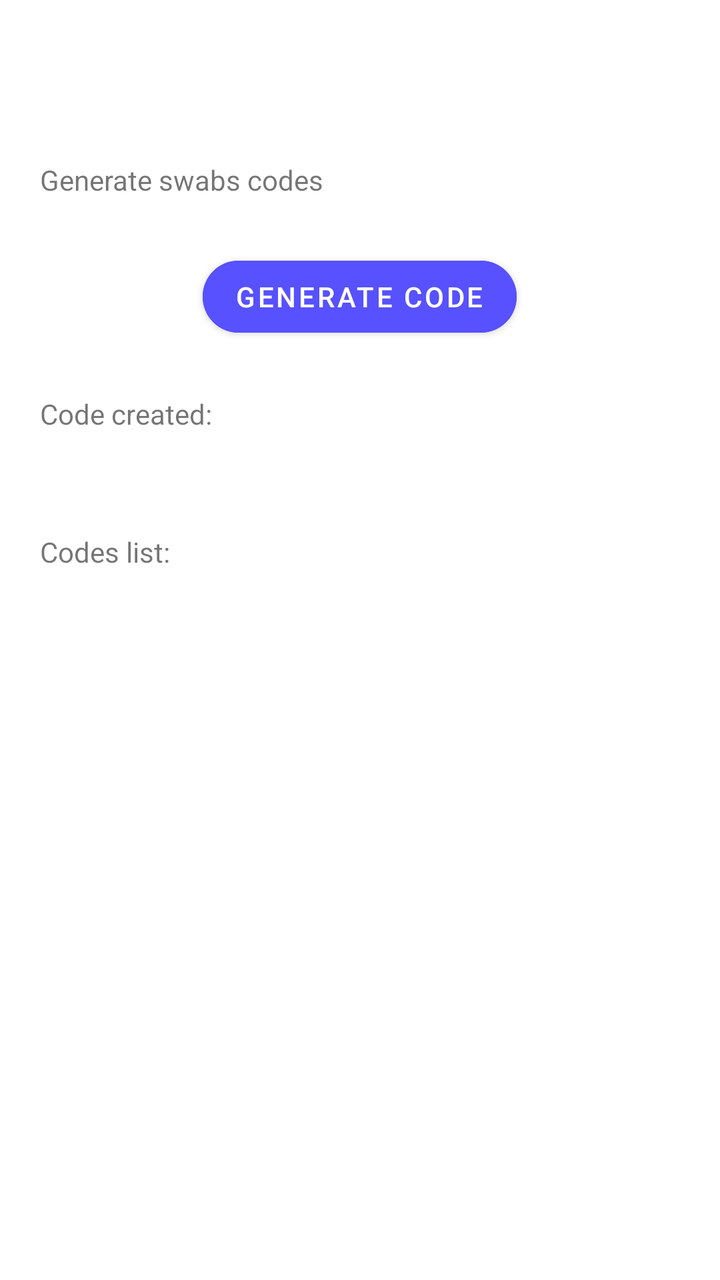
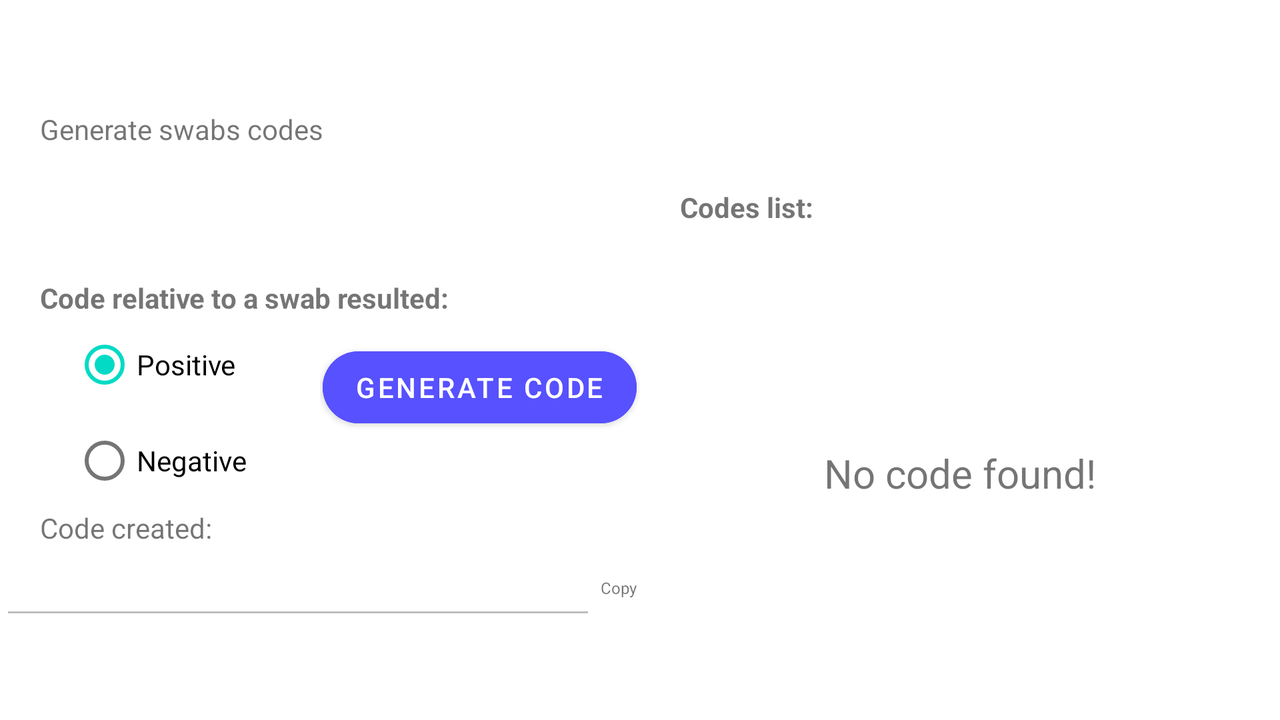

One screen, two layout resources from the same app: the default and the repository's alternative for another configuration. Each is rendered where Android would select it; the XML of both is given below.
<!-- AndroidManifest.xml: application theme Theme.Savent -->
<!-- res/layout/fragment_generate_code.xml -->
<?xml version="1.0" encoding="utf-8"?>
<RelativeLayout xmlns:android="http://schemas.android.com/apk/res/android"
    xmlns:app="http://schemas.android.com/apk/res-auto"
    xmlns:tools="http://schemas.android.com/tools"
    android:layout_width="match_parent"
    android:layout_height="match_parent">


    <LinearLayout
        android:layout_width="match_parent"
        android:layout_height="match_parent"
        android:layout_gravity="center"
        android:gravity="center|top"
        android:orientation="vertical">

        <ScrollView
            android:id="@+id/scrollViewGenerateCode"
            android:layout_width="match_parent"
            android:layout_height="match_parent">

            <LinearLayout
                android:id="@+id/fragmentGenerateCodeLayout"
                android:layout_width="match_parent"
                android:layout_height="match_parent"
                android:orientation="vertical">

                <ProgressBar
                    android:id="@+id/progressBar"
                    style="?android:attr/progressBarStyle"
                    android:layout_width="30dp"
                    android:layout_height="30dp"
                    android:layout_gravity="center"
                    android:layout_marginTop="60dp"
                    android:visibility="invisible" />

                <TextView
                    android:id="@+id/textView5"
                    android:layout_width="match_parent"
                    android:layout_height="wrap_content"
                    android:layout_marginTop="-10dp"
                    android:paddingLeft="20dp"
                    android:text="@string/stringSwab" />

                <LinearLayout
                    android:layout_width="match_parent"
                    android:layout_height="match_parent"
                    android:layout_marginTop="10dp"
                    android:background="@drawable/ic_box_rounded_top"
                    android:orientation="vertical"
                    android:weightSum="10"
                    app:layout_constraintBottom_toBottomOf="parent"
                    app:layout_constraintTop_toTopOf="parent"
                    app:layout_constraintVertical_bias="0.0"
                    tools:ignore="MissingConstraints"
                    tools:layout_editor_absoluteX="1dp">

                    <LinearLayout
                        android:layout_width="match_parent"
                        android:layout_height="match_parent"
                        android:orientation="vertical">

                        <Button
                            android:id="@+id/buttonGenerateCode"
                            android:layout_width="wrap_content"
                            android:layout_height="wrap_content"
                            android:layout_gravity="center"
                            android:layout_marginTop="15dp"
                            android:layout_marginBottom="15dp"
                            android:backgroundTint="@color/blueButton"
                            android:onClick="buttonSelectPatient"
                            android:text="@string/buttonGenerateCode"
                            android:textColor="@color/white"
                            app:cornerRadius="@dimen/radius_button_register" />

                        <TextView
                            android:id="@+id/textResultSwab"
                            android:layout_width="match_parent"
                            android:layout_height="match_parent"
                            android:layout_marginLeft="20dp"
                            android:layout_marginTop="10dp"
                            android:text="@string/stringCreateCode" />

                        <LinearLayout
                            android:layout_width="match_parent"
                            android:layout_height="match_parent"
                            android:layout_marginLeft="30dp"
                            android:layout_marginRight="30dp"
                            android:orientation="horizontal"
                            android:weightSum="5">

                            <TextView
                                android:layout_width="0dp"
                                android:layout_height="match_parent"
                                android:layout_marginTop="20dp"
                                android:layout_marginBottom="20dp"
                                android:layout_weight="4.5"></TextView>

                            <ImageView
                                android:id="@+id/buttonCopyCode"
                                android:layout_width="0dp"
                                android:layout_height="@dimen/icon_status_bar"
                                android:layout_weight="0.5"
                                android:background="@drawable/ic_baseline_file_copy_24"
                                android:gravity="top"
                                android:scaleType="centerCrop" />

                        </LinearLayout>


                    </LinearLayout>

                    <LinearLayout
                        android:layout_width="match_parent"
                        android:layout_height="match_parent"
                        android:orientation="vertical">

                        <TextView
                            android:id="@+id/CodesData"
                            android:layout_width="match_parent"
                            android:layout_height="wrap_content"
                            android:layout_marginLeft="20dp"
                            android:layout_marginTop="10dp"
                            android:text="@string/stringCodeList" />

                        <LinearLayout
                            android:layout_width="match_parent"
                            android:layout_height="match_parent"
                            android:orientation="vertical">

                            <LinearLayout
                                android:layout_width="match_parent"
                                android:layout_height="match_parent"
                                android:layout_margin="100dp"
                                android:gravity="center"
                                android:orientation="vertical"
                                android:visibility="gone">

                                <TextView
                                    android:layout_width="wrap_content"
                                    android:layout_height="wrap_content"
                                    android:text="No code found!"
                                    android:textColor="@color/blueButton"
                                    android:textSize="20dp" />
                            </LinearLayout>

                            <LinearLayout
                                android:layout_width="match_parent"
                                android:layout_height="match_parent"
                                android:gravity="center"
                                android:orientation="vertical"
                                android:visibility="visible">

                                <ListView
                                    android:layout_width="match_parent"
                                    android:layout_height="300dp"
                                    tools:listitem="@layout/code_list_row" />
                            </LinearLayout>

                            <LinearLayout
                                android:layout_width="match_parent"
                                android:layout_height="match_parent"
                                android:gravity="top|center"
                                android:orientation="vertical">


                            </LinearLayout>

                        </LinearLayout>

                    </LinearLayout>


                </LinearLayout>

            </LinearLayout>


        </ScrollView>
    </LinearLayout>


</RelativeLayout>
<!-- res/layout/code_list_row.xml (included above) -->
<?xml version="1.0" encoding="utf-8"?>
<LinearLayout xmlns:android="http://schemas.android.com/apk/res/android"
    android:id="@+id/row"
    android:layout_width="match_parent"
    android:layout_height="wrap_content"
    android:orientation="vertical">

    <LinearLayout
        android:layout_width="match_parent"
        android:layout_height="match_parent"
        android:layout_margin="10dp"
        android:orientation="horizontal"
        android:weightSum="5">

        <TextView
            android:layout_width="0dp"
            android:layout_height="match_parent"
            android:layout_weight="1.5"
            android:text="@string/stringCode">

        </TextView>

        <TextView
            android:layout_width="0dp"
            android:layout_height="match_parent"
            android:layout_weight="3.2"
            android:inputType="text"
            android:text="1234"></TextView>

        <ImageView
            android:layout_width="0dp"
            android:layout_height="match_parent"
            android:layout_weight="0.3"
            android:background="@drawable/ic_baseline_file_copy_24"
            android:scaleType="centerCrop">

        </ImageView>

    </LinearLayout>

</LinearLayout>
<!-- resources referenced by this layout -->
<resources>
  <color name="blueButton">#5751FF</color>
  <color name="white">#FFFFFFFF</color>
  <dimen name="icon_status_bar">35dp</dimen>
  <dimen name="radius_button_register">20dp</dimen>
  <!-- drawable ic_box_rounded_top (drawable) -->
  <?xml version="1.0" encoding="utf-8"?>
  <selector xmlns:android="http://schemas.android.com/apk/res/android">
      <item>
          <shape android:shape="rectangle">
              <solid android:color="@color/boxHome" />
              <corners
                  android:bottomLeftRadius="0dp"
                  android:bottomRightRadius="0dp"
                  android:radius="20dp" />
          </shape>
      </item>
  </selector>
  <string name="buttonGenerateCode">Generate code</string>
  <string name="stringCodeList">Codes list:</string>
  <string name="stringCreateCode">Code created:</string>
  <string name="stringSwab">Generate swabs codes</string>
  <style name="Theme.Savent" parent="Theme.MaterialComponents.DayNight.NoActionBar">
          
          <item name="colorPrimary">@color/purple_500</item>
          <item name="colorPrimaryVariant">@color/purple_700</item>
          <item name="colorOnPrimary">@color/white</item>
          
          <item name="colorSecondary">@color/teal_200</item>
          <item name="colorSecondaryVariant">@color/teal_700</item>
          <item name="colorOnSecondary">@color/black</item>
          
          <item name="android:statusBarColor" tools:targetApi="l">?attr/colorPrimaryVariant</item>
          
      </style>
  <color name="purple_500">#FF6200EE</color>
  <color name="purple_700">#FF3700B3</color>
  <color name="teal_200">#FF03DAC5</color>
  <color name="teal_700">#FF018786</color>
  <color name="black">#FF000000</color>
</resources>
<!-- res/layout-land/fragment_generate_code.xml (the repository's variant of the layout above) -->
<!-- drawn on the phone turned sideways -->
<?xml version="1.0" encoding="utf-8"?>
<RelativeLayout xmlns:android="http://schemas.android.com/apk/res/android"
    xmlns:app="http://schemas.android.com/apk/res-auto"
    xmlns:tools="http://schemas.android.com/tools"
    android:layout_width="match_parent"
    android:layout_height="match_parent">


    <LinearLayout
        android:layout_width="match_parent"
        android:layout_height="match_parent"
        android:layout_gravity="center"
        android:gravity="center|top"
        android:orientation="vertical">

        <LinearLayout
            android:id="@+id/fragmentGenerateCodeLayout"
            android:layout_width="match_parent"
            android:layout_height="match_parent"
            android:orientation="vertical"
            android:paddingTop="55dp">

                <TextView
                    android:id="@+id/textView5"
                    android:layout_width="match_parent"
                    android:layout_height="wrap_content"
                    android:layout_marginTop="0dp"
                    android:paddingLeft="20dp"
                    android:text="@string/stringSwab" />

                <LinearLayout
                    android:layout_width="match_parent"
                    android:layout_height="match_parent"
                    android:layout_marginTop="10dp"
                    android:background="@drawable/ic_box_rounded_top"
                    android:orientation="horizontal"
                    android:weightSum="10"
                    app:layout_constraintBottom_toBottomOf="parent"
                    app:layout_constraintTop_toTopOf="parent"
                    app:layout_constraintVertical_bias="0.0"
                    tools:ignore="MissingConstraints"
                    tools:layout_editor_absoluteX="1dp">

                    <LinearLayout
                        android:layout_width="match_parent"
                        android:layout_height="match_parent"
                        android:orientation="vertical"
                        android:gravity="center"
                        android:layout_weight="5">

                        <TextView
                            android:textStyle="bold"
                            android:layout_width="match_parent"
                            android:layout_height="wrap_content"
                            android:layout_marginTop="10dp"
                            android:paddingLeft="20dp"
                            android:text="@string/typeOfCodeText" />

                        <LinearLayout
                            android:layout_width="match_parent"
                            android:layout_height="wrap_content"
                            android:orientation="horizontal"
                            android:weightSum="10">

                            <LinearLayout
                                android:layout_width="0dp"
                                android:layout_height="wrap_content"
                                android:layout_gravity="center"
                                android:gravity="center"
                                android:layout_weight="5">

                                <RadioGroup
                                    android:layout_width="wrap_content"
                                    android:layout_height="wrap_content"
                                    android:orientation="vertical">

                                    <RadioButton
                                        android:id="@+id/radioButtonPositive"
                                        android:layout_width="wrap_content"
                                        android:layout_height="wrap_content"
                                        android:text="@string/positiveCodeType"
                                        android:checked="true"/>

                                    <RadioButton
                                        android:id="@+id/radioButtonNegative"
                                        android:layout_width="wrap_content"
                                        android:layout_height="wrap_content"
                                        android:text="@string/negativeCodeType" />

                                </RadioGroup>

                            </LinearLayout>

                            <LinearLayout
                                android:layout_width="0dp"
                                android:layout_height="wrap_content"
                                android:layout_gravity="center"
                                android:gravity="center"
                                android:layout_weight="5"
                                android:orientation="vertical">

                                <Button
                                    android:id="@+id/buttonGenerateCode"
                                    android:layout_width="wrap_content"
                                    android:layout_height="wrap_content"
                                    android:layout_gravity="center"
                                    android:backgroundTint="@color/blueButton"
                                    android:onClick="generateCode"
                                    android:text="@string/buttonGenerateCode"
                                    android:textColor="@color/white"
                                    app:cornerRadius="@dimen/radius_button_register" />
                                <ProgressBar
                                    android:id="@+id/progressBarCodeGeneration"
                                    android:layout_width="25dp"
                                    android:layout_height="25dp"
                                    android:layout_gravity="center"
                                    android:visibility="invisible"/>

                            </LinearLayout>



                        </LinearLayout>

                        <TextView
                            android:id="@+id/textResultSwab"
                            android:layout_width="match_parent"
                            android:layout_height="wrap_content"
                            android:paddingLeft="20dp"
                            android:text="@string/stringCreateCode" />

                        <LinearLayout
                            android:layout_width="match_parent"
                            android:layout_height="wrap_content"
                            android:orientation="horizontal"
                            android:weightSum="5">

                            <EditText
                                android:id="@+id/editTextCodeGenerated"
                                android:layout_width="wrap_content"
                                android:layout_height="wrap_content"
                                android:layout_weight="4"
                                android:ems="10"
                                android:inputType="textPersonName"
                                android:textColor="@color/black"
                                android:gravity="center"
                                android:enabled="false"/>

                            <LinearLayout
                                android:layout_width="0dp"
                                android:layout_height="@dimen/icon_status_bar"
                                android:layout_weight="1"
                                android:orientation="vertical"
                                android:layout_gravity="center"
                                android:gravity="center">

                                <ImageView
                                    android:id="@+id/buttonCopyCode"
                                    android:layout_width="match_parent"
                                    android:layout_height="wrap_content"
                                    android:src="@drawable/ic_baseline_file_copy_24"
                                    android:gravity="top"
                                    android:scaleType="fitCenter" />

                                <TextView
                                    android:layout_width="match_parent"
                                    android:layout_height="wrap_content"
                                    android:layout_gravity="center"
                                    android:gravity="center"
                                    android:text="@string/copyText"
                                    android:textSize="8sp" />

                            </LinearLayout>
                        </LinearLayout>
                    </LinearLayout>

                    <LinearLayout
                        android:layout_width="match_parent"
                        android:layout_height="match_parent"
                        android:orientation="vertical"
                        android:layout_weight="5">

                        <TextView
                            android:textStyle="bold"
                            android:id="@+id/CodesData"
                            android:layout_width="match_parent"
                            android:layout_height="wrap_content"
                            android:layout_marginLeft="20dp"
                            android:layout_marginTop="10dp"
                            android:text="@string/stringCodeList" />

                        <LinearLayout
                            android:layout_width="match_parent"
                            android:layout_height="match_parent"
                            android:orientation="vertical">

                            <LinearLayout
                                android:id="@+id/emptyView"
                                android:layout_width="match_parent"
                                android:layout_height="match_parent"
                                android:gravity="center"
                                android:orientation="vertical"
                                android:visibility="visible">

                                <TextView
                                    android:id="@+id/emptyText"
                                    android:layout_width="wrap_content"
                                    android:layout_height="wrap_content"
                                    android:text="@string/emptyText"
                                    android:textSize="20dp" />

                                <ProgressBar
                                    android:id="@+id/progressBarDownloading"
                                    android:layout_width="wrap_content"
                                    android:layout_height="wrap_content"
                                    android:visibility="gone"/>
                            </LinearLayout>

                            <androidx.swiperefreshlayout.widget.SwipeRefreshLayout
                                android:id="@+id/pullToRefresh"
                                android:layout_width="match_parent"
                                android:layout_height="match_parent">
                                <ListView
                                    android:layout_width="match_parent"
                                    android:layout_height="match_parent"
                                    tools:listitem="@layout/code_list_row"
                                    android:id="@+id/codeListView"
                                    android:visibility="visible"
                                    android:drawSelectorOnTop="true"/>
                            </androidx.swiperefreshlayout.widget.SwipeRefreshLayout>

                        </LinearLayout>

                    </LinearLayout>


                </LinearLayout>

            </LinearLayout>

    </LinearLayout>


</RelativeLayout>
<!-- resources referenced by the variant -->
<!-- as the phone turned sideways resolves them -->
<resources>
  <color name="black">#FF000000</color>
  <color name="blueButton">#5751FF</color>
  <color name="white">#FFFFFFFF</color>
  <dimen name="icon_status_bar">35dp</dimen>
  <dimen name="radius_button_register">20dp</dimen>
  <!-- drawable ic_box_rounded_top (drawable) -->
  <?xml version="1.0" encoding="utf-8"?>
  <selector xmlns:android="http://schemas.android.com/apk/res/android">
      <item>
          <shape android:shape="rectangle">
              <solid android:color="@color/boxHome" />
              <corners
                  android:bottomLeftRadius="0dp"
                  android:bottomRightRadius="0dp"
                  android:radius="20dp" />
          </shape>
      </item>
  </selector>
  <string name="buttonGenerateCode">Generate code</string>
  <string name="copyText">Copy</string>
  <string name="emptyText">No code found!</string>
  <string name="negativeCodeType">Negative</string>
  <string name="positiveCodeType">Positive</string>
  <string name="stringCodeList">Codes list:</string>
  <string name="stringCreateCode">Code created:</string>
  <string name="stringSwab">Generate swabs codes</string>
  <string name="typeOfCodeText">Code relative to a swab resulted:</string>
  <style name="Theme.Savent" parent="Theme.MaterialComponents.DayNight.NoActionBar">
          
          <item name="colorPrimary">@color/purple_500</item>
          <item name="colorPrimaryVariant">@color/purple_700</item>
          <item name="colorOnPrimary">@color/white</item>
          
          <item name="colorSecondary">@color/teal_200</item>
          <item name="colorSecondaryVariant">@color/teal_700</item>
          <item name="colorOnSecondary">@color/black</item>
          
          <item name="android:statusBarColor" tools:targetApi="l">?attr/colorPrimaryVariant</item>
          
      </style>
  <color name="purple_500">#FF6200EE</color>
  <color name="purple_700">#FF3700B3</color>
  <color name="teal_200">#FF03DAC5</color>
  <color name="teal_700">#FF018786</color>
</resources>
